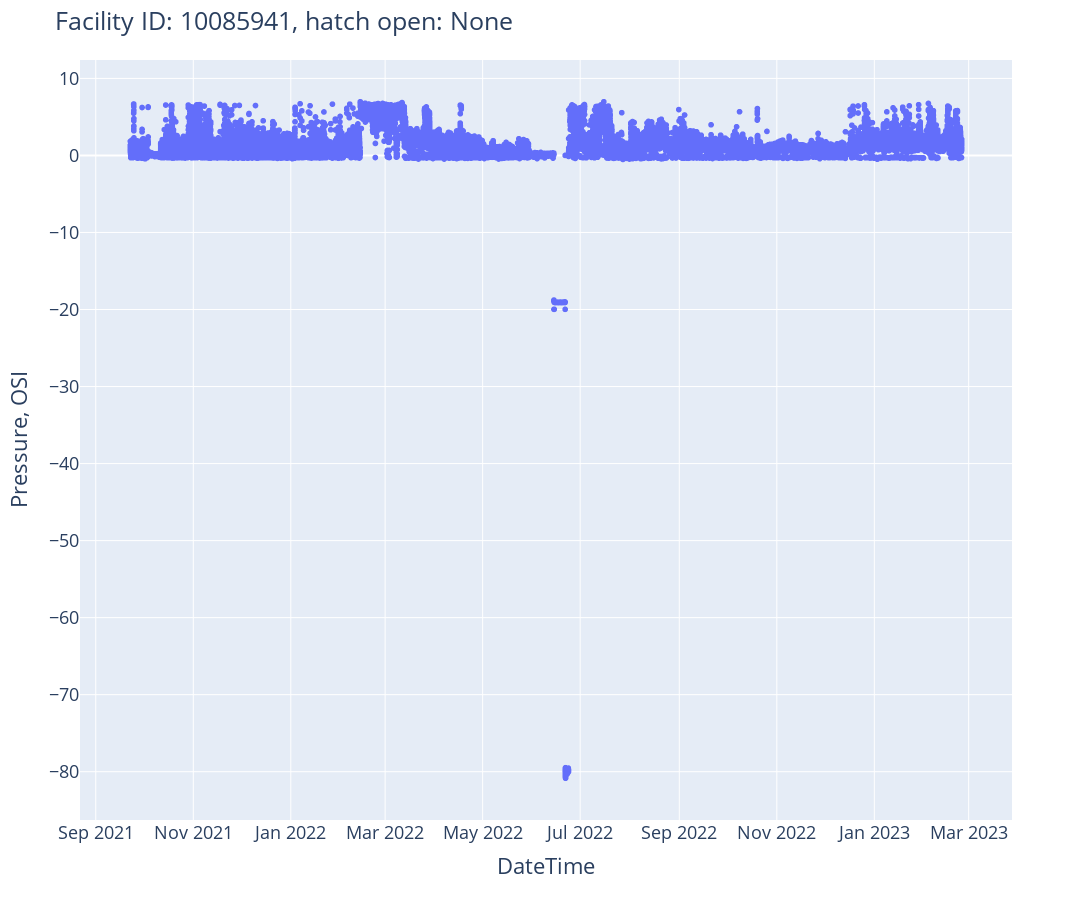

Notebook source saved alongside this figure:
### Code cell
# check thp for one facility that we magically knew it had open thief hatch
facility_id = 10085941

df_thp_460 = df_thp[df_thp.FACILITY_ID == facility_id].copy()
df_thp_460.timestamp = pd.to_datetime(df_thp_460.timestamp)
#df_thp_460 = df_thp_460[(np.abs(stats.zscore(df_thp_460['pressure_osi'])) < 3)]
print(df_thp_460.head())

from utils import plot_ts_open_hatch
fig = plot_ts_open_hatch(dfi=df_thp_460, fac_id=facility_id)
fig.show()

### Figure 1 — Plotly figure (JSON) as saved in the notebook; plotly's stock layout.template omitted (floating-point values rounded to 4 significant figures; data arrays with more than 128 entries replaced by an {"elided": "..."} marker saying what was removed)
{"data": [{"hovertemplate": "timestamp=%{x}<br>pressure_osi=%{y}<extra></extra>", "legendgroup": "", "marker": {"color": "#636efa", "symbol": "circle"}, "mode": "markers", "name": "", "showlegend": false, "type": "scattergl", "x": {"elided": "47464 str values"}, "xaxis": "x", "y": {"elided": "47464 float values"}, "yaxis": "y"}], "layout": {"font": {"size": 18}, "height": 900, "legend": {"tracegroupgap": 0}, "margin": {"t": 60}, "title": {"text": "Facility ID: 10085941, hatch open: None"}, "width": 1600, "xaxis": {"anchor": "y", "domain": [0, 1], "title": {"text": "DateTime"}}, "yaxis": {"anchor": "x", "domain": [0, 1], "title": {"text": "Pressure, OSI"}}}}
